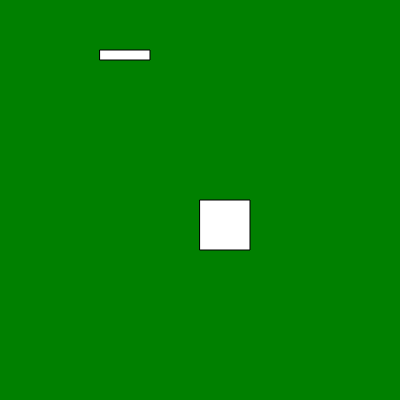
Frame 1 (no input)
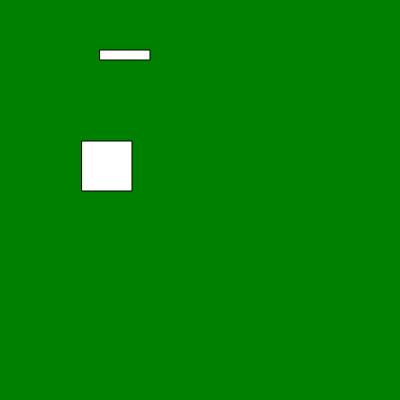
Frame 60 (no input)
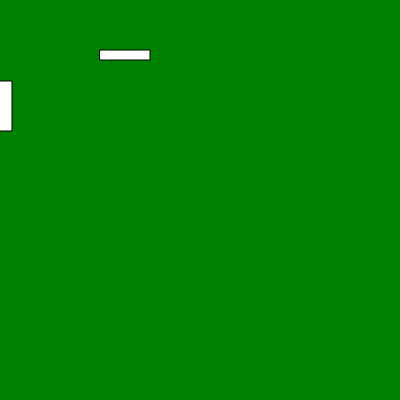
Frame 120 (the mouse pressed at the canvas centre since frame 60)

The p5.js sketch that drew these frames (run headless with seeded random() and noise() and a simulated clock; from frame 60 on, the mouse is pressed at the canvas centre):

// p5.js sketch
// ── sketch.js
var box1, box2;

function setup() 
{
  createCanvas(400, 400);

  box1 = new Box(200,200,50,50,-2,-1);
  box2 = new Box(100,50,50,10);
}

function draw() 
{
  background("green");

  box1.show();
  box2.show();

  box1.moveX();
  box1.moveY();

}


// ── box.js
class Box {

  constructor(x, y, w, h, vx, vy){
    this.x1 = x;
    this.y1 = y;
    this.w1 = w;
    this.h1 = h;
    this.vx = vx;
    this.vy = vy;
  }

  show(){
    rect(this.x1, this.y1, this.w1, this.h1);
  }

  moveX(){
    this.x1 = this.x1 + this.vx;
  }

  moveY(){
    this.y1 = this.y1 + this.vy;
  }


}
  
